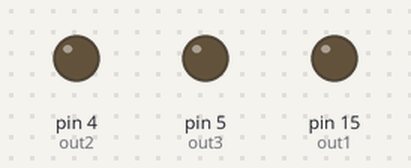
This program was run on a simulated Arduino Uno, built with avr-gcc and run on an emulated ATmega328P. Parts: output pins drawn as LEDs (lit = HIGH).

Above: at 0.05 s.
At 1.5 s:
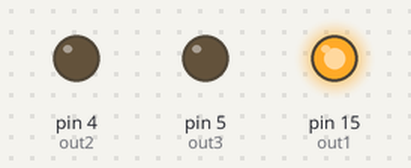
At 3.0 s:
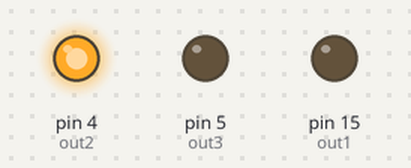
At 3.7 s:
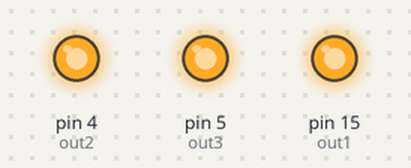
At 4.45 s:
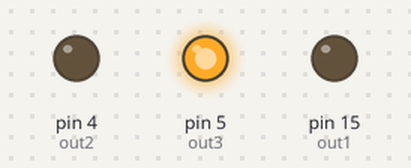
At 5.95 s:
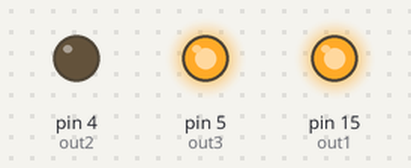
Timing chart, 0 to 7.8 s (numbered marks = the images above):
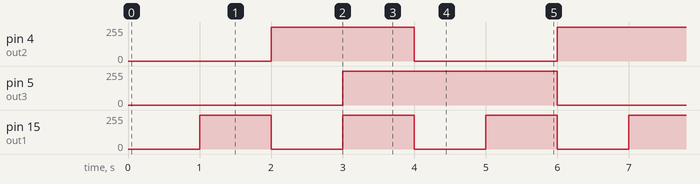

Measured:
- by itself, pin 4 (out2): repeats every 4.0 s: 0/255 2.0 s, 255/255 2.0 s, until it stays 129/255 from 34.0 s
- by itself, pin 5 (out3): repeats every 6.0 s: 0/255 3.0 s, 255/255 3.0 s
- by itself, pin 15 (out1): repeats every 2.0 s: 0/255 1.0 s, 255/255 1.0 s, until it stays 128/255 from 33.0 s

The program:

main.cpp
```cpp
#include <Arduino.h>
// ================================================================================================================
// --- Mapeamento de Hardware ---
#define out1 15
#define out2 4
#define out3 5

// ================================================================================================================
// --- Variáveis Globais ---
int out1_time_save = 0,
    out2_time_save = 0,
    out3_time_save = 0;

// ================================================================================================================
// --- Constantes do projeto---

//degine os tempos desejados
#define out1_time 1000
#define out2_time 2000
#define out3_time 3000


void setup() {
  pinMode(out1, OUTPUT);
  pinMode(out2, OUTPUT);
  pinMode(out3, OUTPUT);

  digitalWrite(out1, LOW);  //100ms
  digitalWrite(out2, LOW);  //200ms
  digitalWrite(out3, LOW);  //300ms

}

void loop() {


  if( millis() - out1_time_save >= out1_time ){

  digitalWrite(out1, !digitalRead(out1));
  out1_time_save = millis();
  }//end if out1


  if( millis() - out2_time_save >= out2_time ){

  digitalWrite(out2, !digitalRead(out2));
  out2_time_save = millis();
  }//end if out2

  if( millis() - out3_time_save >= out3_time){

  digitalWrite(out3, !digitalRead(out3));
  out3_time_save = millis();
  }//end if out3

  /*
    digitalWrite(out2, !digitalRead(out2));
    delay(200);

    delay(300);
  */
}
```
